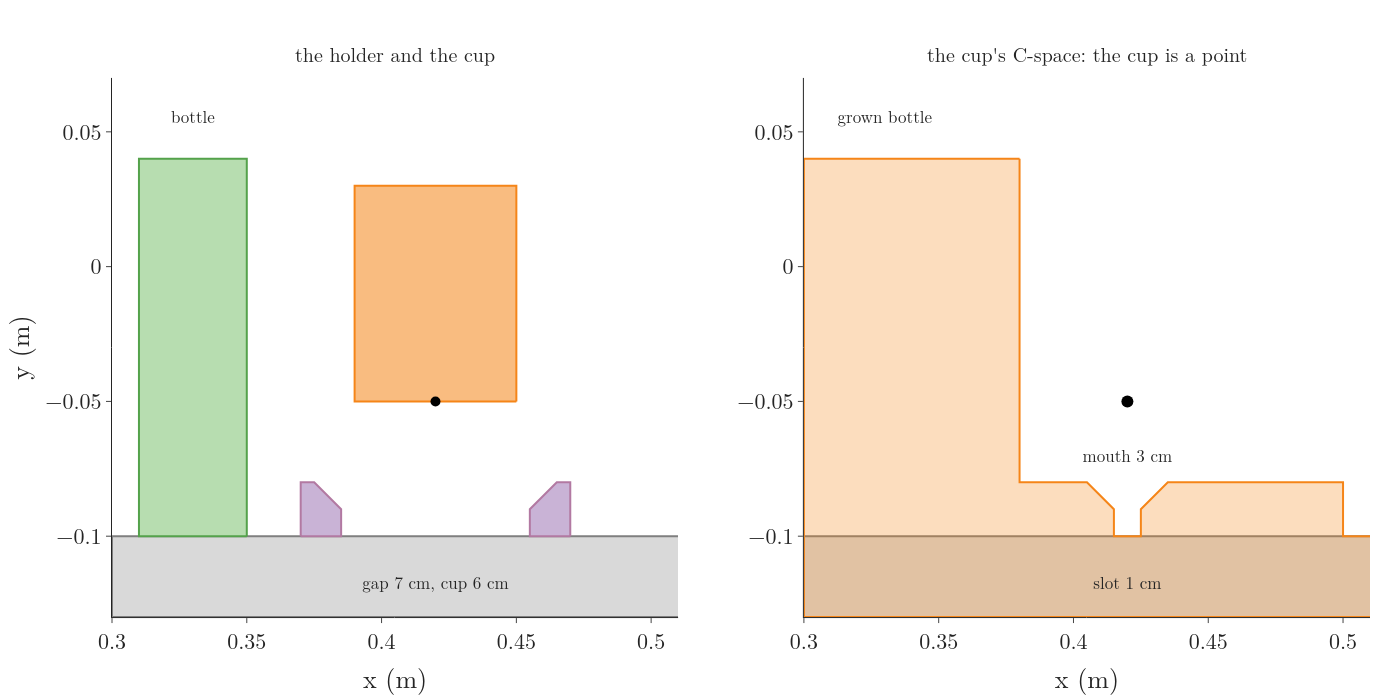

Write Python code to recreate this figure.
"""Figure: the cup holder at B. Left, the room (side view): two posts 1.5 cm thick and 2 cm tall with 1 cm chamfers,
7 cm apart at the bottom, and the 6 cm cup above them. Right, the same in the cup's C-space: the cup becomes the point
at the middle of its bottom, every obstacle grows by the cup's shape (RO-037's Minkowski sum), and the holder becomes
a slot 1 cm wide whose chamfers widen to a mouth 3 cm wide. Run -> holder_fig.png"""
from pathlib import Path

import plotly.graph_objects as go
from plotly.subplots import make_subplots

import armdraw as ad
import holder as H
import manip as m
from gifkit import FONT, ORANGE, PURPLE

here = Path(__file__).parent
left, right = H.posts()
assert round(H.GOAL_HALF * 2, 3) == 0.01
fig = make_subplots(rows=1, cols=2, horizontal_spacing=0.1,
                    subplot_titles=["the holder and the cup", "the cup's C-space: the cup is a point"])
for col in (1, 2):
    ad.poly(fig, m.box(0.30, -0.13, 0.55, m.TOP), ad.TABLE_FILL, ad.TABLE_LINE, row=1, col=col)
ad.poly(fig, m.bottle(), ad.BOTTLE_FILL, ad.BOTTLE_LINE, row=1, col=1)
for p in (left, right):
    ad.poly(fig, p, "#C9B3D6", PURPLE, row=1, col=1)
ad.poly(fig, m.cup_at(H.B, H.TOP + 0.05), ad.CUP_FILL, ad.CUP_LINE, row=1, col=1)
fig.add_trace(go.Scatter(x=[H.B], y=[H.TOP + 0.05], mode="markers", marker=dict(size=10, color="black")), row=1, col=1)
O = H.O.intersection(m.box(0.30, -0.13, 0.55, 0.10))
for g in getattr(O, "geoms", [O]):
    ad.poly(fig, g, "rgba(245,133,24,0.28)", ORANGE, row=1, col=2)
fig.add_trace(go.Scatter(x=[H.B], y=[H.TOP + 0.05], mode="markers", marker=dict(size=12, color="black")), row=1, col=2)
notes = [(1, H.B, H.TOP - 0.018, "gap 7 cm, cup 6 cm"), (2, H.B, H.TOP - 0.018, "slot 1 cm"),
         (2, H.B, H.MOUTH + 0.009, "mouth 3 cm"), (1, 0.33, 0.055, "bottle"), (2, 0.33, 0.055, "grown bottle")]
for col, x, y, t in notes:
    fig.add_trace(go.Scatter(x=[x], y=[y], mode="text", text=[t], textfont=dict(size=17)), row=1, col=col)
for col in (1, 2):
    fig.update_xaxes(range=[0.30, 0.51], dtick=0.05, title="x (m)", showgrid=False, row=1, col=col, constrain="domain")
    fig.update_yaxes(range=[-0.13, 0.07], dtick=0.05, title="y (m)" if col == 1 else None, showgrid=False,
                     row=1, col=col, scaleanchor="x" if col == 1 else "x2", constrain="domain")
fig.update_layout(template="simple_white", width=1400, height=700, font=FONT, showlegend=False,
                  margin=dict(l=80, r=30, t=70, b=60))
for a in fig.layout.annotations:
    a.font = dict(size=20)
fig.write_image(here / "holder_fig.png")
